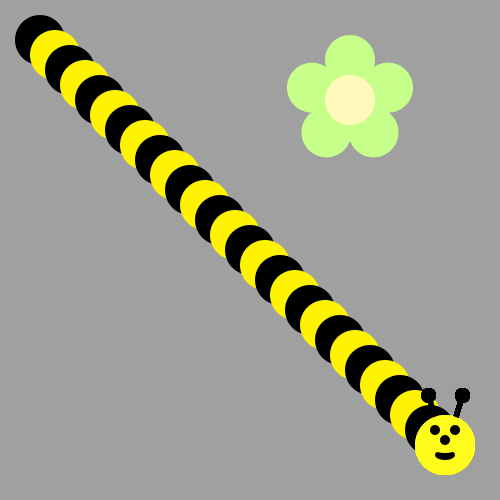
Frame 1 (no input)
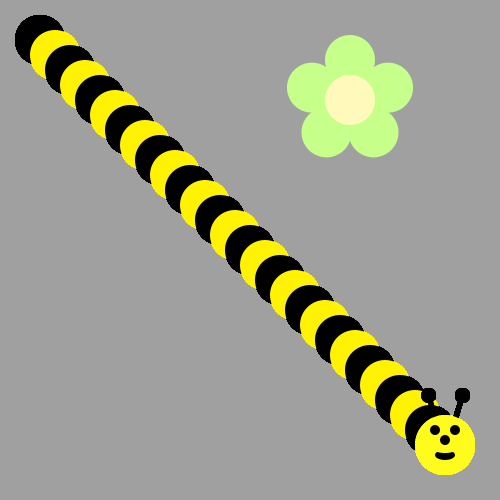
Frame 60 (the mouse pressed at the canvas centre just before this capture)
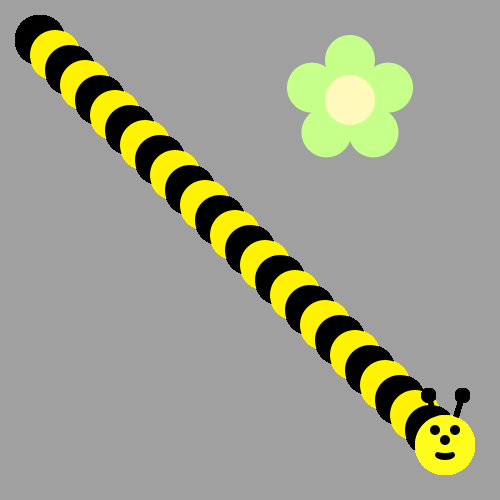
Frame 120 (the mouse held since frame 60 and released just before this capture)

The Processing sketch that drew these frames (run headless with seeded random() and noise(); from frame 60 on, the mouse is pressed at the canvas centre):

// Processing sketch: Bee
// ── Bee.pde
int x = 25;


void draw() {
/*Use a loop to make a body for the Bee!
Then put his head on using drawBeeFace(x,y)
Use Modulo to make the colors alternate 
*/
    noStroke();
    for(int i = 1; i <= 28; i++){
      int ellipse = x + i*25;
      if(ellipse % 2 == 0) {
        fill(0, 0, 0 );
        //ellipse(300, 300, ellipse - (i * x), ellipse - (i * x));
      } else if(ellipse % 5 == 0) {
        fill(#FFF303); 
        //ellipse(300, 300, ellipse - (i * x), ellipse - (i * x));
      }
        ellipse(x + i*15, x + i*15, 50, 50);
        
        drawBeeFace(445, 445);
  }
}


void drawFlower(int x, int y) {
     noStroke();
     translate(x, y);
     // draw 5 petals, rotating after each one
     fill(#c6ff89);      // green
      for (int i = 0; i < 5; i++) {
           ellipse(0, -40, 50, 50);
          rotate(radians(72));
     }
     fill(#fff9bb); // light yellow
     ellipse(0, 0, 50, 50);
} 
void drawBeeFace(int BeeFaceX, int BeeFaceY) {
     noStroke();
     fill(0, 0, 0);
     stroke(1);
     strokeWeight(5);
     line(BeeFaceX-10, BeeFaceY-27, BeeFaceX-17, BeeFaceY-50);
     line(BeeFaceX+10, BeeFaceY-27, BeeFaceX+17, BeeFaceY-50);
     ellipse(BeeFaceX-17, BeeFaceY-50, 10, 10);
     ellipse(BeeFaceX+17, BeeFaceY-50, 10, 10);
     noStroke();
     fill(255, 251, 28);
     ellipse(BeeFaceX, BeeFaceY, 60, 60); // face
     fill(255, 237, 209);
     fill(0,0,0);
      ellipse(BeeFaceX-10, BeeFaceY-15, 10, 10); // eyes
     ellipse(BeeFaceX+10, BeeFaceY-15, 10, 10);
      ellipse(BeeFaceX, BeeFaceY-5, 10, 10); // nose
      ellipse(BeeFaceX, BeeFaceY+10, 20, 10);// mouth
     fill(255, 251, 28);
     ellipse(BeeFaceX, BeeFaceY+5, 20, 6);
}

void setup() {
     ellipseMode(CENTER);
     size(500, 500);
     background(160, 160, 160);
      drawFlower(350, 100);
}
